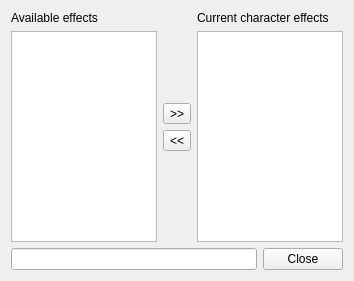
<?xml version="1.0" encoding="UTF-8"?>
<ui version="4.0">
 <class>ManualEffectsSelector</class>
 <widget class="QDialog" name="ManualEffectsSelector">
  <property name="geometry">
   <rect>
    <x>0</x>
    <y>0</y>
    <width>354</width>
    <height>281</height>
   </rect>
  </property>
  <property name="windowTitle">
   <string>Select effect for character</string>
  </property>
  <layout class="QVBoxLayout" name="verticalLayout_4">
   <item>
    <layout class="QHBoxLayout" name="horizontalLayout">
     <item>
      <layout class="QVBoxLayout" name="verticalLayout_2">
       <item>
        <widget class="QLabel" name="label">
         <property name="text">
          <string>Available effects</string>
         </property>
        </widget>
       </item>
       <item>
        <widget class="QTableView" name="tvAvailable">
         <property name="alternatingRowColors">
          <bool>true</bool>
         </property>
         <property name="selectionMode">
          <enum>QAbstractItemView::SingleSelection</enum>
         </property>
         <property name="selectionBehavior">
          <enum>QAbstractItemView::SelectRows</enum>
         </property>
         <attribute name="horizontalHeaderVisible">
          <bool>false</bool>
         </attribute>
         <attribute name="horizontalHeaderStretchLastSection">
          <bool>true</bool>
         </attribute>
        </widget>
       </item>
      </layout>
     </item>
     <item>
      <layout class="QVBoxLayout" name="verticalLayout">
       <item>
        <spacer name="verticalSpacer">
         <property name="orientation">
          <enum>Qt::Vertical</enum>
         </property>
         <property name="sizeHint" stdset="0">
          <size>
           <width>20</width>
           <height>40</height>
          </size>
         </property>
        </spacer>
       </item>
       <item>
        <widget class="QToolButton" name="btAdd">
         <property name="text">
          <string>&gt;&gt;</string>
         </property>
        </widget>
       </item>
       <item>
        <widget class="QToolButton" name="btRemove">
         <property name="text">
          <string>&lt;&lt;</string>
         </property>
        </widget>
       </item>
       <item>
        <spacer name="verticalSpacer_2">
         <property name="orientation">
          <enum>Qt::Vertical</enum>
         </property>
         <property name="sizeHint" stdset="0">
          <size>
           <width>20</width>
           <height>40</height>
          </size>
         </property>
        </spacer>
       </item>
      </layout>
     </item>
     <item>
      <layout class="QVBoxLayout" name="verticalLayout_3">
       <item>
        <widget class="QLabel" name="label_2">
         <property name="text">
          <string>Current character effects</string>
         </property>
        </widget>
       </item>
       <item>
        <widget class="QTableView" name="tvCurrent">
         <property name="selectionMode">
          <enum>QAbstractItemView::SingleSelection</enum>
         </property>
         <property name="selectionBehavior">
          <enum>QAbstractItemView::SelectRows</enum>
         </property>
         <attribute name="horizontalHeaderVisible">
          <bool>false</bool>
         </attribute>
         <attribute name="horizontalHeaderStretchLastSection">
          <bool>true</bool>
         </attribute>
        </widget>
       </item>
      </layout>
     </item>
    </layout>
   </item>
   <item>
    <layout class="QHBoxLayout" name="horizontalLayout_2">
     <item>
      <widget class="QLineEdit" name="leCommandLine"/>
     </item>
     <item>
      <widget class="QPushButton" name="btClose">
       <property name="text">
        <string>Close</string>
       </property>
       <property name="autoDefault">
        <bool>false</bool>
       </property>
       <property name="flat">
        <bool>false</bool>
       </property>
      </widget>
     </item>
    </layout>
   </item>
  </layout>
 </widget>
 <resources/>
 <connections>
  <connection>
   <sender>btClose</sender>
   <signal>clicked()</signal>
   <receiver>ManualEffectsSelector</receiver>
   <slot>accept()</slot>
   <hints>
    <hint type="sourcelabel">
     <x>322</x>
     <y>264</y>
    </hint>
    <hint type="destinationlabel">
     <x>176</x>
     <y>140</y>
    </hint>
   </hints>
  </connection>
 </connections>
</ui>
